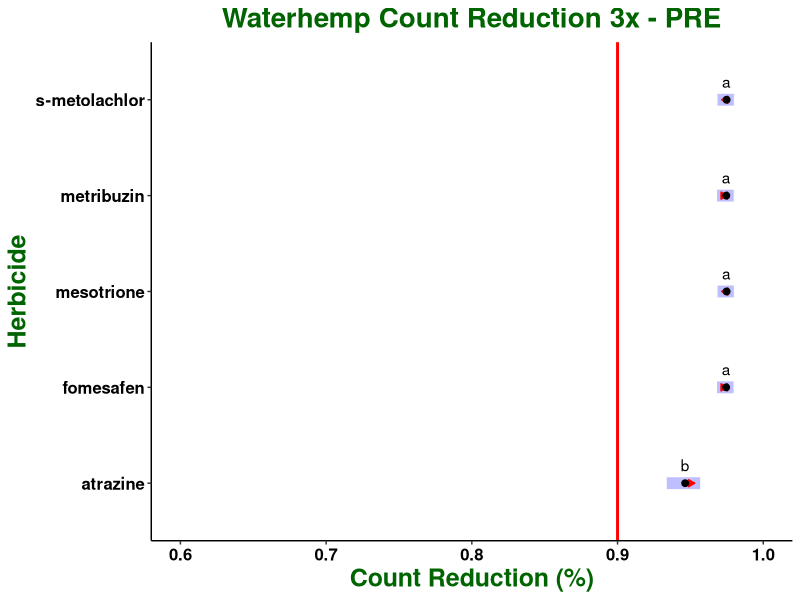

The R source for this figure: (Note: this script raises an error after producing the figure.)
## ---- chunk 1

knitr::opts_chunk$set(echo = TRUE)
library(tidyverse)
library(ggplot2)
library(car)
library(emmeans)
library(multcompView)
library(glmmTMB)
library(ggpubr)

## ---- chunk 2

waterhemp <- read.csv("All PRE_Reduction_3x.csv")

str(waterhemp)

waterhemp$run <- as.factor(waterhemp$run)

waterhemp$pop <- as.factor(waterhemp$pop)

waterhemp$herb <- as.factor(waterhemp$herb)

waterhemp$rate <- as.factor(waterhemp$rate)

waterhemp$rep <- as.factor(waterhemp$rep)

str(waterhemp)

## ---- chunk 3

model <- glmmTMB(count_red ~ herb + (1|run) + (1|pop), data = waterhemp, beta_family(link = "logit"))

## ---- chunk 4

summary(model)

## ---- chunk 5

glmmTMB:::Anova.glmmTMB(model)

## ---- chunk 6

emm_herb <- emmeans(model, ~ herb, adjust = "tukey", type = "response", contr = "pairwise")

emm_herb

CLD_emm_herb <- if(requireNamespace("multcomp")) {
    multcomp::cld(emm_herb$emmeans, alpha = 0.05, Letters=letters, adjust="tukey", reversed = TRUE)}

CLD_emm_herb

## ---- chunk 7

plot(emm_herb, adjust = "tukey", comparisons = TRUE) + xlim(0.6, 1) + 
  geom_point(size = 1) +
  geom_vline(xintercept = 0.9, size = 1, colour = "red") + 
  geom_text(aes(label = c("b", "a", "a", "a", "a")), vjust = -1) +
  labs(title = "Waterhemp Count Reduction 3x - PRE", x = "Count Reduction (%)", y = "Herbicide") + 
  theme_classic() + 
  theme (plot.title = element_text(face = "bold", hjust = 0.5, size = 20, colour = "darkgreen"), 
         axis.title = element_text(face = "bold", size = 18, colour = "darkgreen"), 
         axis.text = element_text(face = "bold", size = 12, colour = "black")) +
  ggsave("All PRE 3x_BETA Tukey HSD.jpeg", units="in", width=8, height=5, dpi=600)
